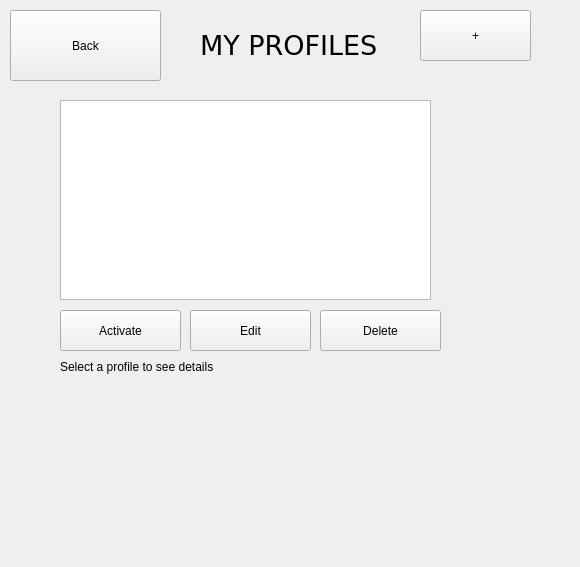
<?xml version="1.0" encoding="UTF-8"?>
<ui version="4.0">
 <class>profilepage</class>
 <widget class="QWidget" name="profilepage">
  <property name="geometry">
   <rect>
    <x>0</x>
    <y>0</y>
    <width>580</width>
    <height>567</height>
   </rect>
  </property>
  <property name="windowTitle">
   <string>Form</string>
  </property>
  <widget class="QListWidget" name="ProfilesList">
   <property name="geometry">
    <rect>
     <x>60</x>
     <y>100</y>
     <width>371</width>
     <height>200</height>
    </rect>
   </property>
  </widget>
  <widget class="QPushButton" name="ActivateBtn">
   <property name="geometry">
    <rect>
     <x>60</x>
     <y>310</y>
     <width>121</width>
     <height>41</height>
    </rect>
   </property>
   <property name="text">
    <string>Activate</string>
   </property>
  </widget>
  <widget class="QPushButton" name="EditBtn">
   <property name="geometry">
    <rect>
     <x>190</x>
     <y>310</y>
     <width>121</width>
     <height>41</height>
    </rect>
   </property>
   <property name="text">
    <string>Edit</string>
   </property>
  </widget>
  <widget class="QPushButton" name="DeleteBtn">
   <property name="geometry">
    <rect>
     <x>320</x>
     <y>310</y>
     <width>121</width>
     <height>41</height>
    </rect>
   </property>
   <property name="text">
    <string>Delete</string>
   </property>
  </widget>
  <widget class="QLabel" name="ProfileDetailsLabel">
   <property name="geometry">
    <rect>
     <x>60</x>
     <y>360</y>
     <width>371</width>
     <height>181</height>
    </rect>
   </property>
   <property name="text">
    <string>Select a profile to see details</string>
   </property>
   <property name="alignment">
    <set>Qt::AlignLeading|Qt::AlignLeft|Qt::AlignTop</set>
   </property>
   <property name="wordWrap">
    <bool>true</bool>
   </property>
  </widget>
  <widget class="QPushButton" name="BackBtn">
   <property name="geometry">
    <rect>
     <x>10</x>
     <y>10</y>
     <width>151</width>
     <height>71</height>
    </rect>
   </property>
   <property name="text">
    <string>Back</string>
   </property>
  </widget>
  <widget class="QPushButton" name="CreateBtn">
   <property name="geometry">
    <rect>
     <x>420</x>
     <y>10</y>
     <width>111</width>
     <height>51</height>
    </rect>
   </property>
   <property name="text">
    <string>+</string>
   </property>
  </widget>
  <widget class="QLabel" name="label">
   <property name="geometry">
    <rect>
     <x>200</x>
     <y>10</y>
     <width>231</width>
     <height>71</height>
    </rect>
   </property>
   <property name="font">
    <font>
     <family>DejaVu Sans</family>
     <pointsize>20</pointsize>
    </font>
   </property>
   <property name="text">
    <string>MY PROFILES</string>
   </property>
  </widget>
 </widget>
 <resources/>
 <connections/>
</ui>
